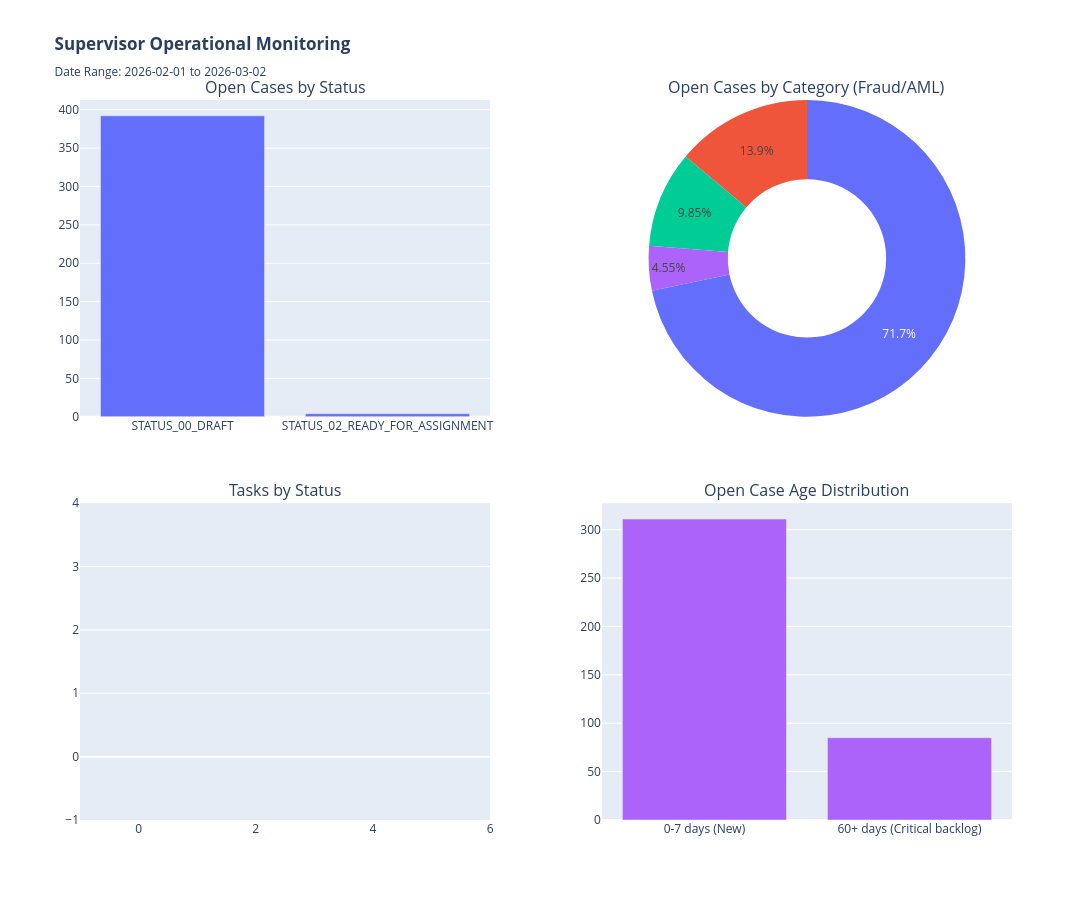

The notebook cell saved with this chart:
### Code cell
render_supervisor_operational_charts(metrics)

### Figure 1 — Plotly figure (JSON) as saved in the notebook; plotly's stock layout.template omitted (floating-point values rounded to 4 significant figures)
{"data": [{"name": "Open Cases", "type": "bar", "x": ["STATUS_00_DRAFT", "STATUS_02_READY_FOR_ASSIGNMENT"], "xaxis": "x", "y": [392, 4], "yaxis": "y"}, {"domain": {"x": [0.56, 1], "y": [0.56, 1]}, "hole": 0.5, "labels": ["UNKNOWN", "FRAUD", "AML", "FRAUD_AND_AML"], "name": "Case Category", "type": "pie", "values": [284, 55, 39, 18]}, {"name": "Tasks", "type": "bar", "x": [], "xaxis": "x2", "y": [], "yaxis": "y2"}, {"name": "Open Cases", "type": "bar", "x": ["0-7 days (New)", "60+ days (Critical backlog)"], "xaxis": "x3", "y": [311, 85], "yaxis": "y3"}], "layout": {"annotations": [{"font": {"size": 16}, "showarrow": false, "text": "Open Cases by Status", "x": 0.22, "xanchor": "center", "xref": "paper", "y": 1, "yanchor": "bottom", "yref": "paper"}, {"font": {"size": 16}, "showarrow": false, "text": "Open Cases by Category (Fraud/AML)", "x": 0.78, "xanchor": "center", "xref": "paper", "y": 1, "yanchor": "bottom", "yref": "paper"}, {"font": {"size": 16}, "showarrow": false, "text": "Tasks by Status", "x": 0.22, "xanchor": "center", "xref": "paper", "y": 0.44, "yanchor": "bottom", "yref": "paper"}, {"font": {"size": 16}, "showarrow": false, "text": "Open Case Age Distribution", "x": 0.78, "xanchor": "center", "xref": "paper", "y": 0.44, "yanchor": "bottom", "yref": "paper"}], "height": 900, "showlegend": false, "title": {"text": "<b>Supervisor Operational Monitoring</b><br><sub>Date Range: 2026-02-01 to 2026-03-02</sub>"}, "width": 1400, "xaxis": {"anchor": "y", "domain": [0, 0.44]}, "xaxis2": {"anchor": "y2", "domain": [0, 0.44]}, "xaxis3": {"anchor": "y3", "domain": [0.56, 1]}, "yaxis": {"anchor": "x", "domain": [0.56, 1]}, "yaxis2": {"anchor": "x2", "domain": [0, 0.44]}, "yaxis3": {"anchor": "x3", "domain": [0, 0.44]}}}
